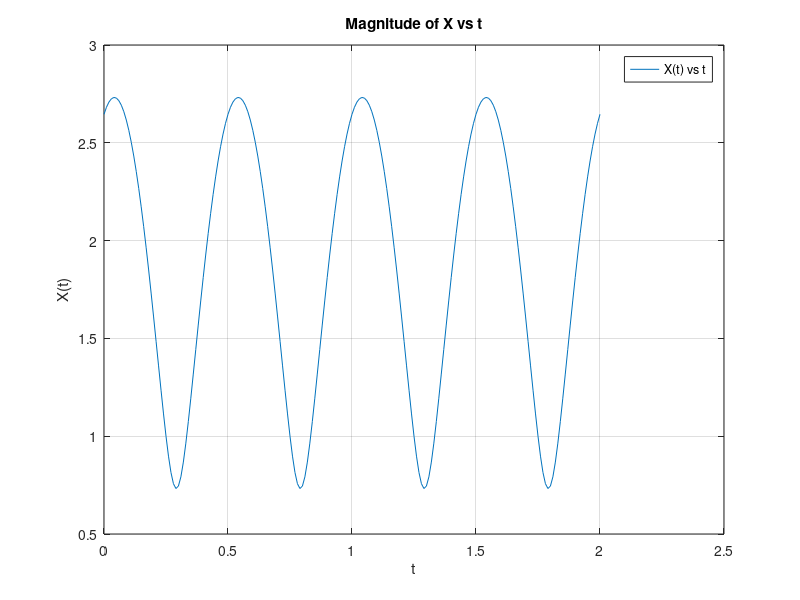
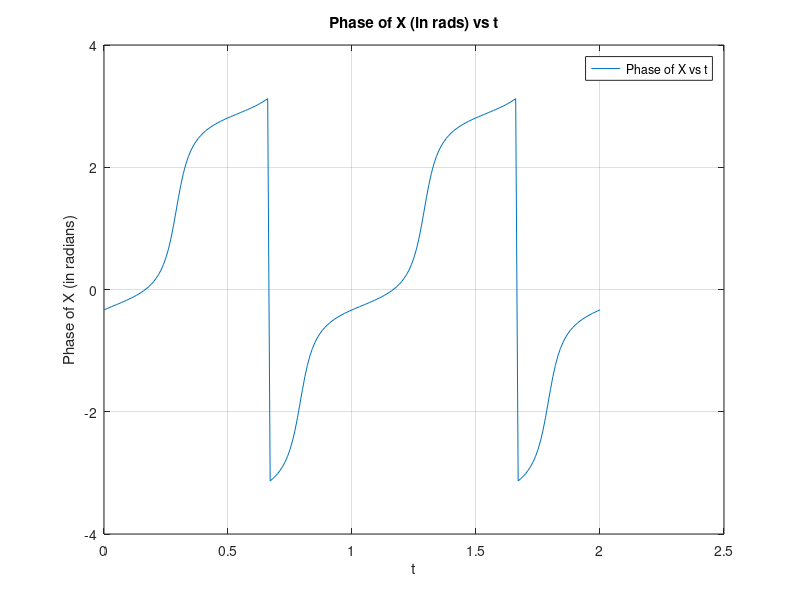
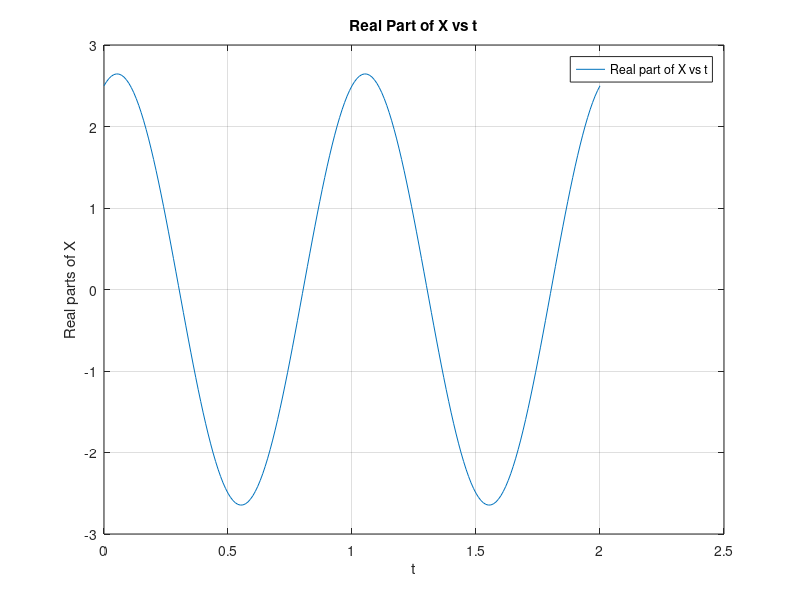
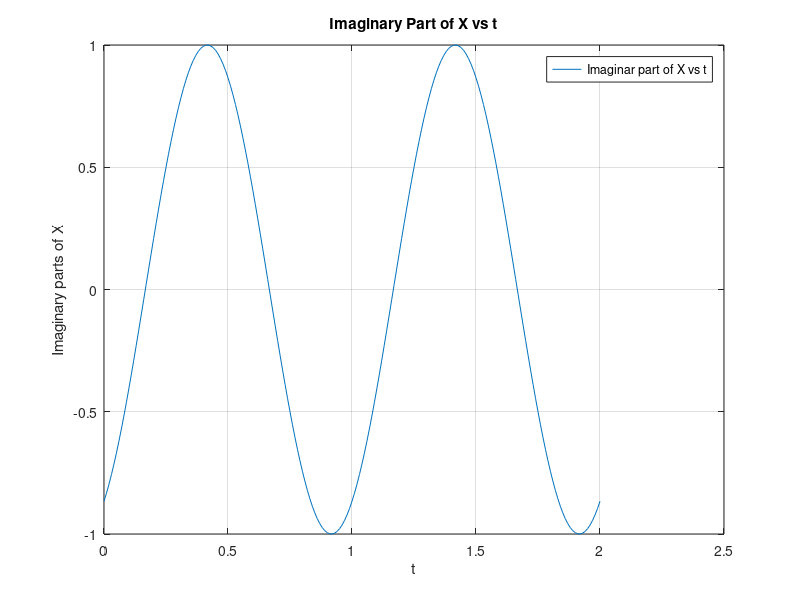

Write MATLAB code to recreate these figures, in order.
f0 = 1 ;
T = 2 ;
phi = -(pi / 3) ;
fs = 100 ;

len = 2 / (1/fs) ; % get the amount of elements for range
t = zeros(1, len+1) ; % +1 to account for 0 start
idx = 1 ; % index
num = 0 ; % initialized zero val
t(idx) = num; % first idx element at 0
while (num <= T)
    num = num + (1 / fs) ;
    idx = idx + 1 ;
    t(idx) = num ;
end

X = @ (t) exp(2 * pi * 1i * f0 * t + 1i * phi) + 2*cos(2 * pi * f0 * t);

% 4a (magnitude of X vs t)
figure(1)
func = X(t) ;
plot(t, abs(func)) 
title("Magnitude of X vs t")
xlabel("t")
ylabel("X(t)")
grid on
legend("X(t) vs t")


% 4b
figure(2)
phase_func = angle(func) ;
plot(t, phase_func)
title("Phase of X (in rads) vs t")
xlabel("t")
ylabel("Phase of X (in radians)")
grid on
legend("Phase of X vs t")


% 4c
figure(3)
real_func = real(func) ;
plot(t, real_func)
title("Real Part of X vs t")
xlabel("t")
ylabel("Real parts of X")
grid on 
legend("Real part of X vs t")

figure(4)
imag_func = imag(func) ; 
plot(t, imag_func)
title("Imaginary Part of X vs t")
xlabel("t")
ylabel("Imaginary parts of X")
grid on
legend("Imaginar part of X vs t")

